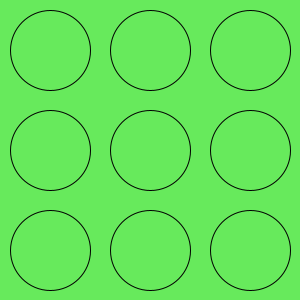
Frame 1 (no input)
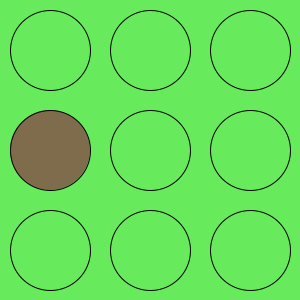
Frame 60 (the mouse pressed at the canvas centre just before this capture)
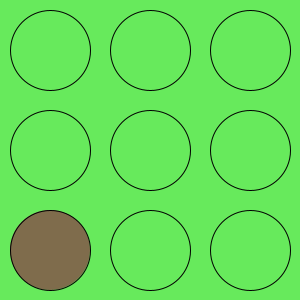
Frame 120 (the mouse held since frame 60 and released just before this capture)

The Processing sketch that drew these frames (run headless with seeded random() and noise(); from frame 60 on, the mouse is pressed at the canvas centre):

// Processing sketch: week10-2
// ── week10-2.pde
// week10-2 好玩的程式設計 地鼠會冒出來
// 修改自 week10-1 好玩的程式設計 - 打地鼠
void setup(){
   size(300, 300); // 視窗大小
}
int [][] a = { {0, 0, 0}, {0, 0, 0}, {0, 0, 0} }; // 2D陣列(Java)
void draw(){
   background(#67EA5C); // 綠色背景
   if (frameCount%60 == 0){
       int i = int(random(3)), j = int(random(3)); // 亂數挑i, j
       a[i][j] = 60;
   }
   for (int i=0; i<3; i++){ // 左手 i 對應 y 座標
      for (int j=0; j<3; j++){ // 左手 j 對應 x 座標
         int x= j*100 + 50, y = i*100 + 50; // 算出座標
         if (a[i][j] > 0){
            fill(#81644B, a[i][j]*4); // 會變色、半透明的地鼠
            a[i][j]--; // 數字再變小
         }
         else fill(#67EA5C); // 綠色的洞
         ellipse(x, y, 80, 80); // 地鼠的洞
      }
   }
}
